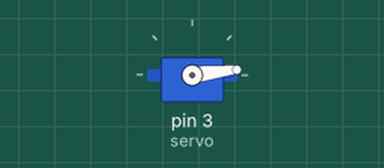
Simulated run of this sketch. Board: Arduino Uno, built with avr-gcc and run on an emulated ATmega328P. Parts: servo.

Above: at 0.05 s.
At 0.85 s:
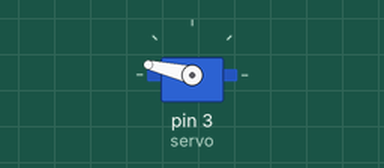
At 1.2 s:
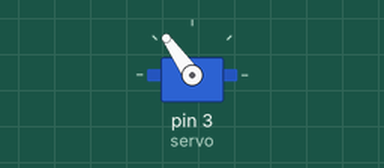
At 1.7 s:
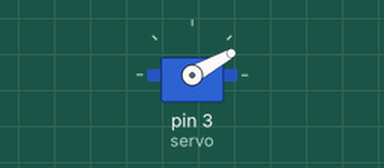
Timing chart, 0 to 4.2 s (numbered marks = the images above):
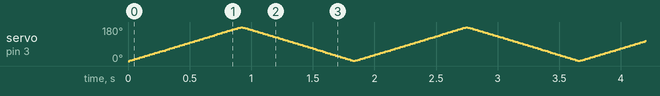

The sketch:

Servo.ino
```cpp
#include <Servo.h>
Servo servo;

void setup()
{
  servo.attach(3);
}

void loop()
{
  int angle;
  for(angle = 0; angle < 180; angle++)
  {
    servo.write(angle);
    delay(5);
  }
  for(angle = 180; angle > 0; angle--)
  {
    servo.write(angle);
    delay(5);
  }
}
```
